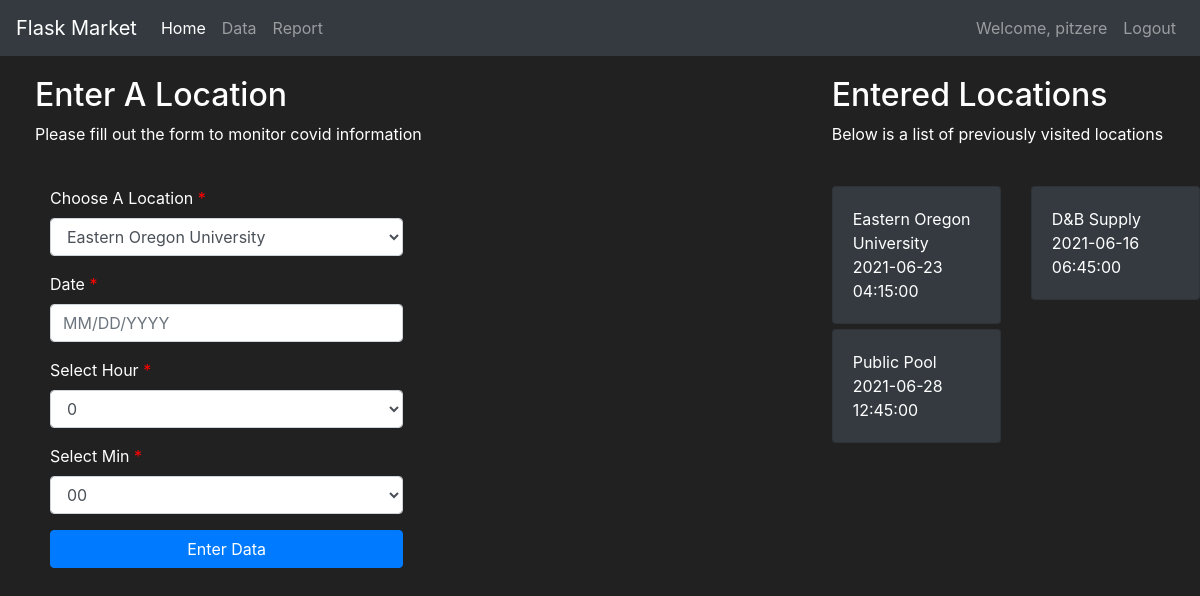
The app's page /data (signed in), older data.
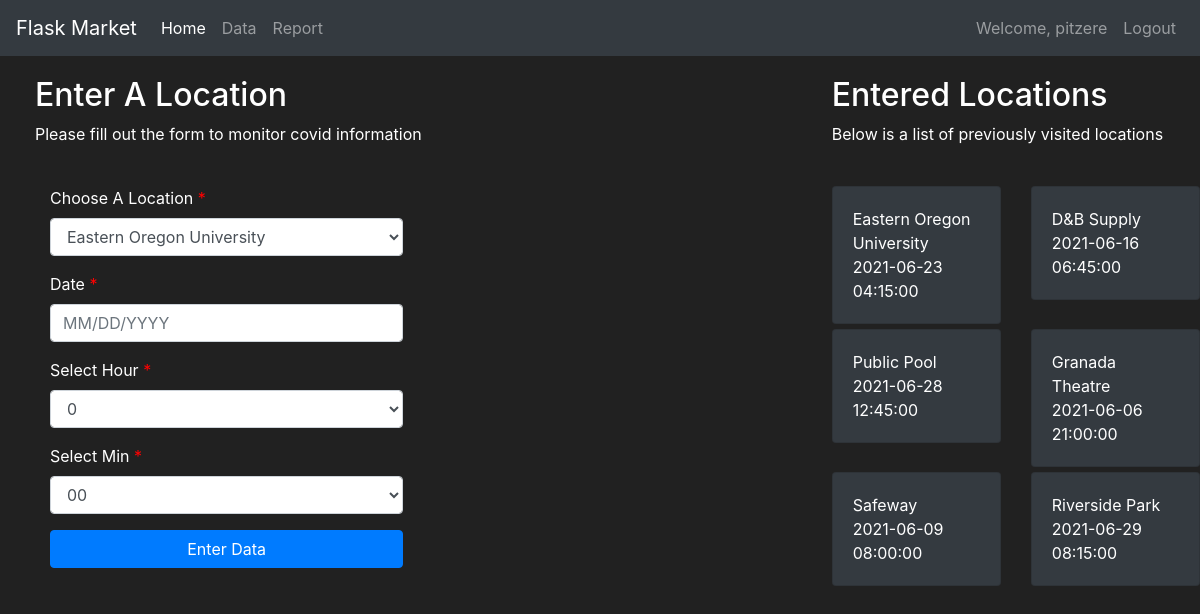
The same page, newer data.
### tracker/models.py (models this page shows, shortened)
class User(db.Model, UserMixin):
    first = db.Column(db.String(length=30), nullable=False)
    last = db.Column(db.String(length=30), nullable=False)
    username = db.Column(db.String(length=30), nullable=False, unique=True)
    password_hash = db.Column(db.String(length=60), nullable=False)
    is_infected = db.Column(db.Boolean(), nullable=False, default=False)
    infection_chance = db.Column(db.Float(), nullable=False, default=0)
    id = db.Column(db.Integer(), primary_key=True)
    @property
    def password(self):
        return self.password

class Location(db.Model):
    id = db.Column(db.Integer(), primary_key=True)
    name = db.Column(db.String(length=30), nullable=False)
    infection = db.Column(db.Float(), nullable=False, default=0.0)
    owner = db.Column(db.Integer(), db.ForeignKey('user.id'))
    date = db.Column(db.Date(), default='2020-01-01 12:00')
    time = db.Column(db.Time(), default='00:00')

### tracker/routes.py (the view, shortened to what this page needs)
@app.route('/data', methods=['GET', 'POST'])
@login_required
def data_page():
    data_form = EnterDataForm()
    if request.method == "GET":
        owned_locations = Location.query.filter_by(owner=current_user.id)
        return render_template('data.html', data_form=data_form, owned_locations=owned_locations)

### tracker/forms.py (shortened to what this page needs)
class EnterDataForm(FlaskForm):
    enter_data = SubmitField(label='Enter Data')
    update_user = SubmitField(label='Update User')
    update_location = SubmitField(label='Update Location')

### tracker/models.py (called while the page is built)
@login_manager.user_loader
def load_user(user_id):
    return User.query.get(int(user_id))

### tracker/templates/data.html (shortened to what this page needs)
{% extends 'base.html' %}
{% block content %}
<div class="row" style="margin-top:20px; margin-left:20px">
    <div class="col-8">
        <h2>Enter A Location</h2>
        <p>Please fill out the form to monitor covid information</p>
        <br>
        <div class="container-fluid">
            <div class="row">
                <div class="col-md-6 col-sm-6 col-xs-12">
                    <form method="POST">
                        <div class="form-group ">
                            <label class="control-label requiredField" for="Location"> Choose A Location
                                <span class="asteriskField">
                                    *
                                </span>
                            </label>
                            <select class="select form-control" id="Location" name="Location">
                                <option value="Eastern Oregon University"> Eastern Oregon University </option>
                            </select>
                        </div>
                        <div class="form-group ">
                            <label class="control-label requiredField" for="date"> Date
                                <span class="asteriskField">
                                    *
                                </span>
                            </label>
                            <input class="form-control" id="date" name="date" placeholder="MM/DD/YYYY" type="text" />
                        </div>
                        <div class="form-group ">
                            <label class="control-label requiredField" for="Hour"> Select Hour
                                <span class="asteriskField">
                                    *
                                </span>
                            </label>
                            <select class="select form-control" id="Hour" name="Hour">
                                {% for i in range(24) %}
                                <option value="{{ i }}"> {{ i }} </option>
                                {% endfor %}
                            </select>
                        </div>
                        <div class="form-group ">
                            <label class="control-label requiredField" for="Min"> Select Min
                                <span class="asteriskField">
                                    *
                                </span>
                            </label>
                            <select class="select form-control" id="Min" name="Min">
                                <option value="00"> 00 </option>
                            </select>
                        </div>
                        <div class="form-group">
                            <div>
                                {{ data_form.enter_data( class="btn btn-primary btn-block")}}
                            </div>
                        </div>
                    </form>
                </div>
            </div>
        </div>
    </div>
    <div class="col-4">
        <h2>Entered Locations</h2>
        <p>Below is a list of previously visited locations</p>
        <br>
        <div class="row">
            {% for owned_location in owned_locations %}
            <div class="col-md-6">
                <div style="margin-bottom: 5px" class="card text-left bg-dark">
                    <div class="card-body">
                        {{ owned_location.name }}
                        <br>
                        {{ owned_location.date }}
                        <br>
                        {{ owned_location.time }}
                    </div>
                </div>
            </div>
            {% endfor %}
        </div>
    </div>
</div>
{% endblock %}

### tracker/templates/base.html (shortened to what this page needs)
<!doctype html>
<html lang="en">
<head>
	<link rel="stylesheet" href="https://cdn.jsdelivr.net/npm/bootstrap@4.5.3/dist/css/bootstrap.min.css">
</head>
<body>
	<nav class="navbar navbar-expand-md navbar-dark bg-dark"> <a class="navbar-brand" href="#">Flask Market</a>
		<div class="collapse navbar-collapse" id="navbarNav">
			<ul class="navbar-nav mr-auto">
                {% if current_user.username != 'admin' %}
 				    <li class="nav-item active"> <a class="nav-link" href="{{ url_for('home_page') }}">Home <span class="sr-only">(current)</span></a> </li>
				    <li class="nav-item"> <a class="nav-link" href="{{ url_for('data_page') }}">Data</a> </li>
				    <li class="nav-item"> <a class="nav-link" href="{{ url_for('report_page') }}">Report</a> </li>
                {% endif %}
			</ul>
			{% if current_user.is_authenticated %}
			<ul class="navbar-nav">
				<li class="nav-item"> <a class="nav-link">Welcome, {{ current_user.username }}</a> </li>
				<li class="nav-item"> <a class="nav-link" href="{{ url_for('logout_page') }}">Logout</a> </li>
			</ul> {% else %}
			<ul class="navbar-nav">
				<li class="nav-item"> <a class="nav-link" href="{{ url_for('login_page') }}">Login</a> </li>
				<li class="nav-item"> <a class="nav-link" href="{{ url_for('register_page') }}">Register</a> </li>
			</ul> {% endif %} </div>
	</nav>
	{% block content %}
	{% endblock %}
	<link rel="stylesheet" href="https://cdnjs.cloudflare.com/ajax/libs/bootstrap-datepicker/1.4.1/css/bootstrap-datepicker3.css" /> </body>
</html>

### tracker/templates/data.html (style rules this page uses)
.asteriskField { color: red; }

### tracker/templates/base.html (style rules this page uses)
body { background-color: #212121; color: white }

Row changes from the older to the newer data that the page shows:
added Location: name "Granada Theatre", date "2021-06-06", time "21:00:00"
added Location: name "Safeway", date "2021-06-09", time "08:00:00"
added Location: name "Riverside Park", date "2021-06-29", time "08:15:00"
